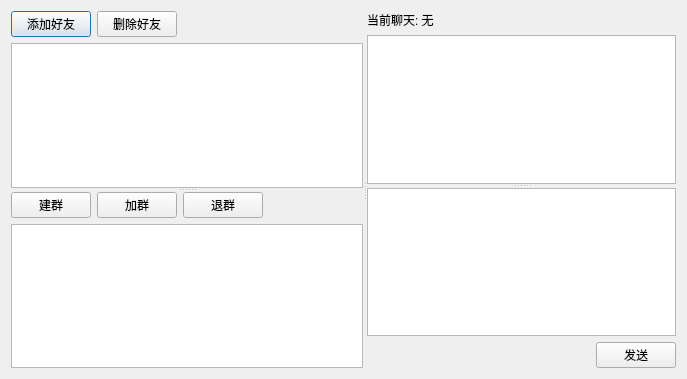
<?xml version="1.0" encoding="UTF-8"?>
<ui version="4.0">
 <class>MainDialog</class>
 <widget class="QDialog" name="MainDialog">
  <property name="geometry">
   <rect>
    <x>0</x>
    <y>0</y>
    <width>687</width>
    <height>379</height>
   </rect>
  </property>
  <property name="windowTitle">
   <string>Dialog</string>
  </property>
  <layout class="QHBoxLayout" name="horizontalLayout_4">
   <item>
    <widget class="QSplitter" name="spliterMain">
     <property name="orientation">
      <enum>Qt::Horizontal</enum>
     </property>
     <widget class="QSplitter" name="splitterLeft">
      <property name="orientation">
       <enum>Qt::Vertical</enum>
      </property>
      <widget class="QWidget" name="layoutWidget">
       <layout class="QVBoxLayout" name="verticalLayout">
        <item>
         <layout class="QHBoxLayout" name="horizontalLayout_2">
          <item>
           <widget class="QPushButton" name="btnAddFriend">
            <property name="text">
             <string>添加好友</string>
            </property>
           </widget>
          </item>
          <item>
           <widget class="QPushButton" name="btnDelFriend">
            <property name="text">
             <string>删除好友</string>
            </property>
           </widget>
          </item>
          <item>
           <spacer name="horizontalSpacer_2">
            <property name="orientation">
             <enum>Qt::Horizontal</enum>
            </property>
            <property name="sizeHint" stdset="0">
             <size>
              <width>40</width>
              <height>20</height>
             </size>
            </property>
           </spacer>
          </item>
         </layout>
        </item>
        <item>
         <widget class="QListWidget" name="listWidgetFriends"/>
        </item>
       </layout>
      </widget>
      <widget class="QWidget" name="">
       <layout class="QVBoxLayout" name="verticalLayout_2">
        <item>
         <layout class="QHBoxLayout" name="horizontalLayout_3">
          <item>
           <widget class="QPushButton" name="btnCreateGroup">
            <property name="text">
             <string>建群</string>
            </property>
           </widget>
          </item>
          <item>
           <widget class="QPushButton" name="btnJoinGroup">
            <property name="text">
             <string>加群</string>
            </property>
           </widget>
          </item>
          <item>
           <widget class="QPushButton" name="btnQuitGroup">
            <property name="text">
             <string>退群</string>
            </property>
           </widget>
          </item>
          <item>
           <spacer name="horizontalSpacer_3">
            <property name="orientation">
             <enum>Qt::Horizontal</enum>
            </property>
            <property name="sizeHint" stdset="0">
             <size>
              <width>40</width>
              <height>20</height>
             </size>
            </property>
           </spacer>
          </item>
         </layout>
        </item>
        <item>
         <widget class="QListWidget" name="listWidgetGroups"/>
        </item>
       </layout>
      </widget>
     </widget>
     <widget class="QSplitter" name="splitterRight">
      <property name="orientation">
       <enum>Qt::Vertical</enum>
      </property>
      <widget class="QWidget" name="">
       <layout class="QVBoxLayout" name="verticalLayout_3">
        <item>
         <widget class="QLabel" name="labelCurrentChatting">
          <property name="text">
           <string>当前聊天: 无</string>
          </property>
         </widget>
        </item>
        <item>
         <widget class="QListWidget" name="listWidgetChat"/>
        </item>
       </layout>
      </widget>
      <widget class="QWidget" name="">
       <layout class="QVBoxLayout" name="verticalLayout_4">
        <item>
         <widget class="QTextEdit" name="textEditChat"/>
        </item>
        <item>
         <layout class="QHBoxLayout" name="horizontalLayout">
          <item>
           <spacer name="horizontalSpacer">
            <property name="orientation">
             <enum>Qt::Horizontal</enum>
            </property>
            <property name="sizeHint" stdset="0">
             <size>
              <width>40</width>
              <height>20</height>
             </size>
            </property>
           </spacer>
          </item>
          <item>
           <widget class="QPushButton" name="pushButtonSend">
            <property name="text">
             <string>发送</string>
            </property>
           </widget>
          </item>
         </layout>
        </item>
       </layout>
      </widget>
     </widget>
    </widget>
   </item>
  </layout>
 </widget>
 <resources/>
 <connections/>
</ui>
